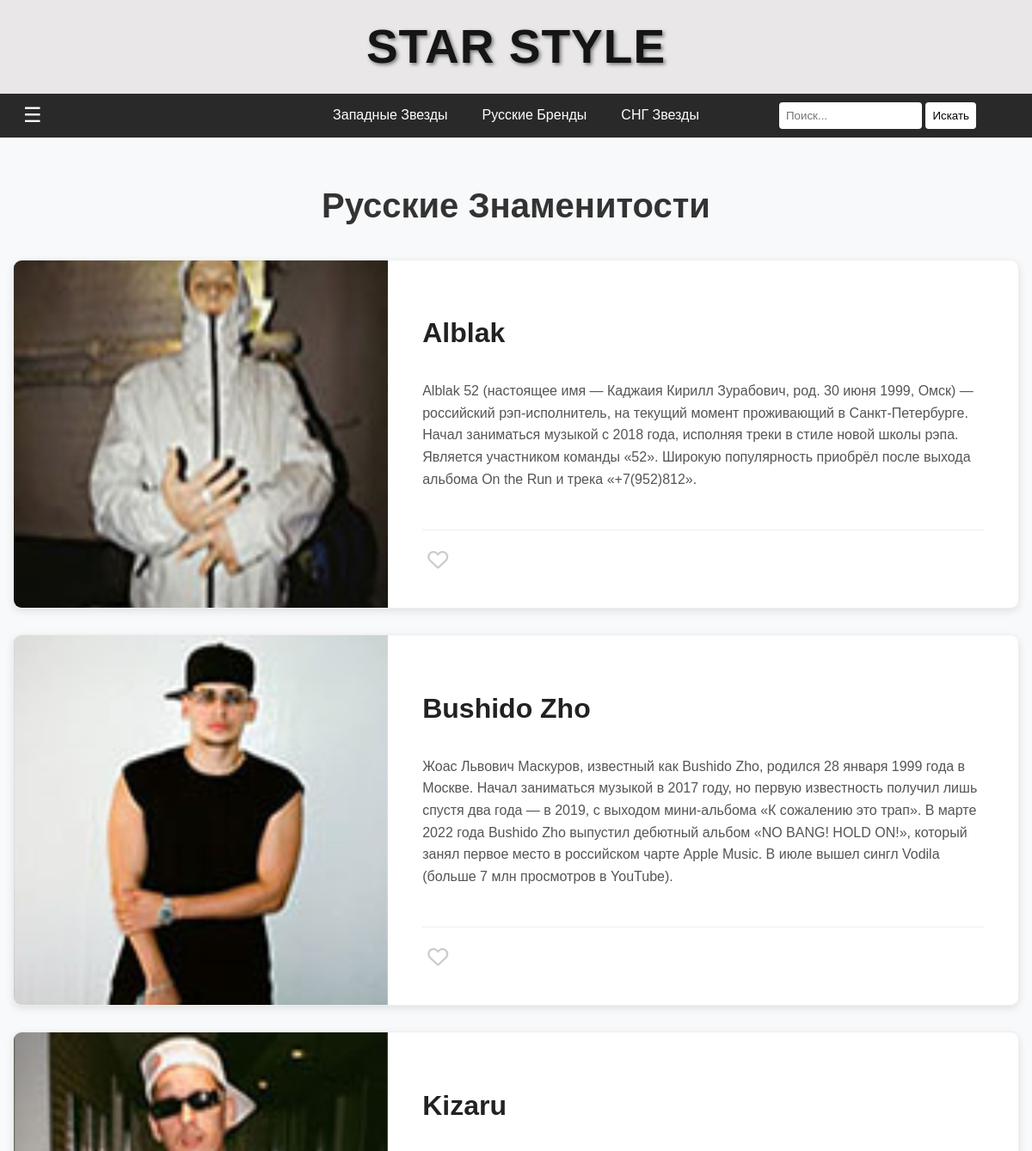
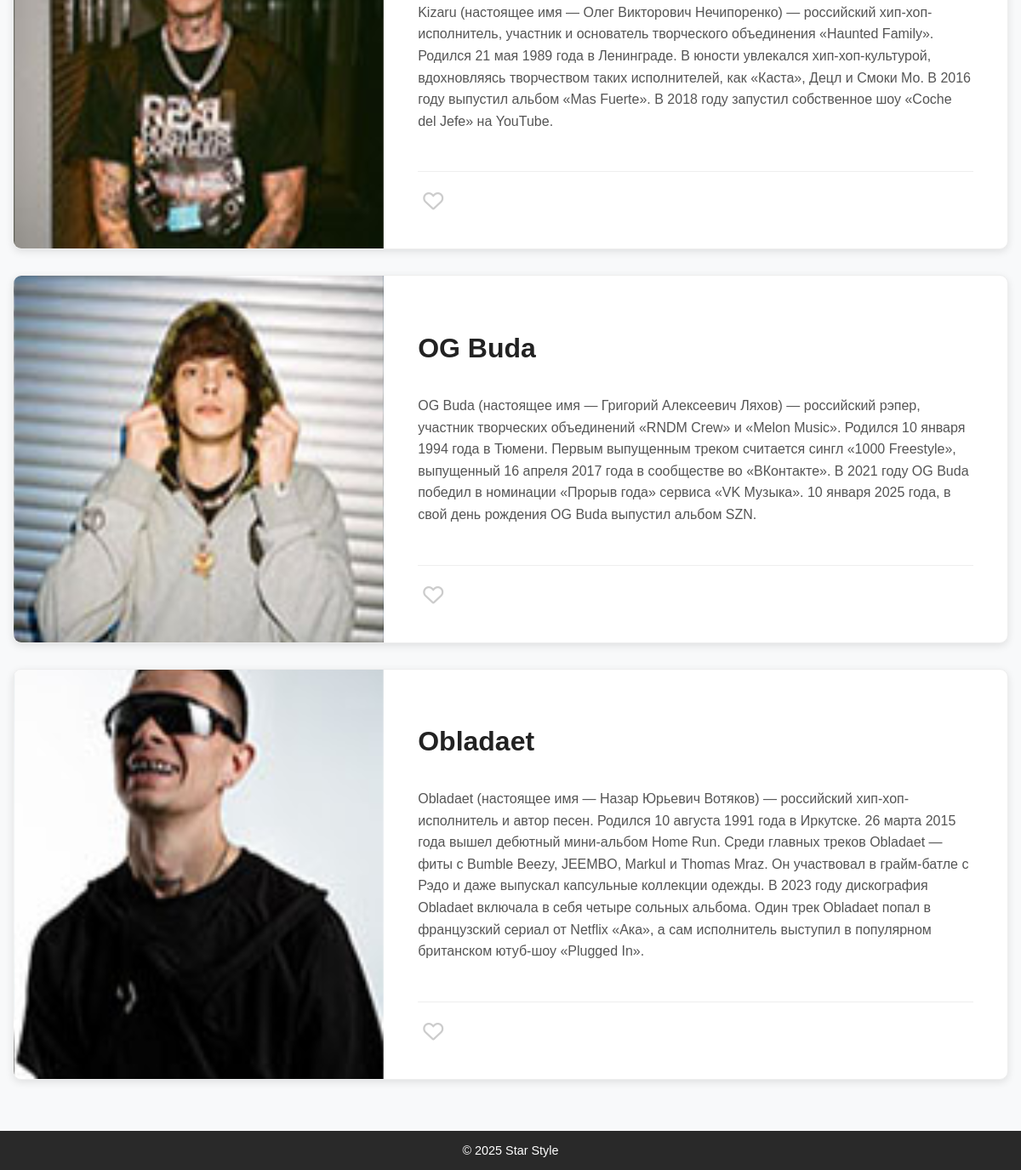
/rustars, run on the app's committed database (2 pictures, top to bottom).
### ALLSTARSdatabase.py (models this page shows, shortened)
class AllStars(db.Model):
    id = db.Column(db.Integer, primary_key=True)
    name = db.Column(db.String(100), nullable=False)
    description = db.Column(db.Text, nullable=False)
    image_url = db.Column(db.String(200), nullable=False)
    nation = db.Column(db.Integer, nullable=False)

### app.py (the view)
@app.route("/rustars", methods=['GET'])
def Rustars():
    russian_celebrities = AllStars.query.filter_by(nation=1).all()
    return render_template("rustars.html", russian_celebrities=russian_celebrities)

### templates/rustars.html (shortened to what this page needs)
{% extends "base.html" %}
{% block extra_css %}
<link rel="stylesheet" href="{{ url_for('static', filename='css/allstars.css') }}">
<link rel="stylesheet" href="https://cdnjs.cloudflare.com/ajax/libs/font-awesome/6.0.0/css/all.min.css">
{% endblock %}
{% block content %}
<div class="container">
    <h1 class="text-center">Русские Знаменитости</h1>
    {% for celebrity in russian_celebrities %}
    <div class="celebrity-card">
        <div class="photo-section">
            <div class="photo-placeholder"
                 style="background-image: url('{{ url_for('static', filename=celebrity.image_url) }}')">
            </div>
        </div>
        <div class="info-section">
            <h2 class="celebrity-name">{{ celebrity.name }}</h2>
            <div class="celebrity-description">
                <p>{{ celebrity.description }}</p>
            </div>
            <div class="card-footer">
                <button class="like-btn" onclick="toggleLike(this)">
                    <i class="far fa-heart"></i>
                </button>
            </div>
        </div>
    </div>
    {% else %}
    <p class="text-center">Знаменитости не найдены</p>
    {% endfor %}
</div>
{% endblock %}

### static/css/base.css (style rules this page uses)
html, body { height: 100%; margin: 0; padding: 0; }
body { font-family: 'Arial', sans-serif; background-color: #E9E7E7; color: #292929; display: flex; flex-direction: column; min-height: 100vh; }

### static/css/allstars.css (style rules this page uses)
body { font-family: 'Montserrat', sans-serif; background-color: #f8f9fa; margin: 0; padding: 0; }
.container { max-width: 1200px; margin: 0 auto; padding: 30px 15px; }
h1.text-center { font-size: 2.5rem; font-weight: 700; margin-bottom: 40px; color: #333; text-align: center; }
.celebrity-card { display: flex; background: #fff; border-radius: 10px; box-shadow: 0 3px 10px rgba(0, 0, 0, 0.1); overflow: hidden; margin-bottom: 30px; min-height: 400px; border: 1px solid #eee; }
.photo-section { width: 40%; background-color: #f5f5f5; display: flex; align-items: center; justify-content: center; }
.photo-placeholder { width: 100%; height: 100%; background-size: cover; background-position: center; }
.info-section { width: 60%; padding: 40px; display: flex; flex-direction: column; }
.celebrity-name { font-size: 2rem; font-weight: 700; margin-bottom: 20px; color: #222; }
.celebrity-description { line-height: 1.6; color: #555; flex-grow: 1; }
.card-footer { display: flex; justify-content: space-between; align-items: center; margin-top: 30px; padding-top: 20px; border-top: 1px solid #eee; }
.like-btn { background: none; border: none; cursor: pointer; font-size: 1.5rem; color: #ccc; transition: all 0.2s ease; }
.celebrity-card { animation: fadeIn 0.6s ease-out; }

### data on the page
AllStars: image_url (picture), name "Alblak", description "Alblak 52 (настоящее имя — Каджаия Кирилл Зурабович, род. 30 июня 1999, Омск) — российский рэп-исполнитель, на текущий момент проживающий в Санкт-Петербурге. Начал заниматься музыкой с 2018 года, исполняя треки в стиле новой школы рэпа. Является участником команды «52». Широкую популярность приобрёл после выхода альбома On the Run и трека «+7(952)812»."
AllStars: image_url (picture), name "Bushido Zho", description "Жоас Львович Маскуров, известный как Bushido Zho, родился 28 января 1999 года в Москве. Начал заниматься музыкой в 2017 году, но первую известность получил лишь спустя два года — в 2019, с выходом мини-альбома «К сожалению это трап». В марте 2022 года Bushido Zho выпустил дебютный альбом «NO BANG! HOLD ON!», который занял первое место в российском чарте Apple Music. В июле вышел сингл Vodila (больше 7 млн просмотров в YouTube)."
AllStars: image_url (picture), name "Kizaru", description "Kizaru (настоящее имя — Олег Викторович Нечипоренко) — российский хип-хоп-исполнитель, участник и основатель творческого объединения «Haunted Family». Родился 21 мая 1989 года в Ленинграде. В юности увлекался хип-хоп-культурой, вдохновляясь творчеством таких исполнителей, как «Каста», Децл и Смоки Мо. В 2016 году выпустил альбом «Mas Fuerte». В 2018 году запустил собственное шоу «Coche del Jefe» на YouTube."
AllStars: image_url (picture), name "OG Buda", description "OG Buda (настоящее имя — Григорий Алексеевич Ляхов) — российский рэпер, участник творческих объединений «RNDM Crew» и «Melon Music». Родился 10 января 1994 года в Тюмени. Первым выпущенным треком считается сингл «1000 Freestyle», выпущенный 16 апреля 2017 года в сообществе во «ВКонтакте». В 2021 году OG Buda победил в номинации «Прорыв года» сервиса «VK Музыка». 10 января 2025 года, в свой день рождения OG Buda выпустил альбом SZN."
AllStars: image_url (picture), name "Obladaet", description "Obladaet (настоящее имя — Назар Юрьевич Вотяков) — российский хип-хоп-исполнитель и автор песен. Родился 10 августа 1991 года в Иркутске. 26 марта 2015 года вышел дебютный мини-альбом Home Run. Среди главных треков Obladaet — фиты с Bumble Beezy, JEEMBO, Markul и Thomas Mraz. Он участвовал в грайм-батле с Рэдо и даже выпускал капсульные коллекции одежды. В 2023 году дискография Obladaet включала в себя четыре сольных альбома. Один трек Obladaet попал в французский сериал от Netflix «Ака», а сам исполнитель выступил в популярном британском ютуб-шоу «Plugged In»."
